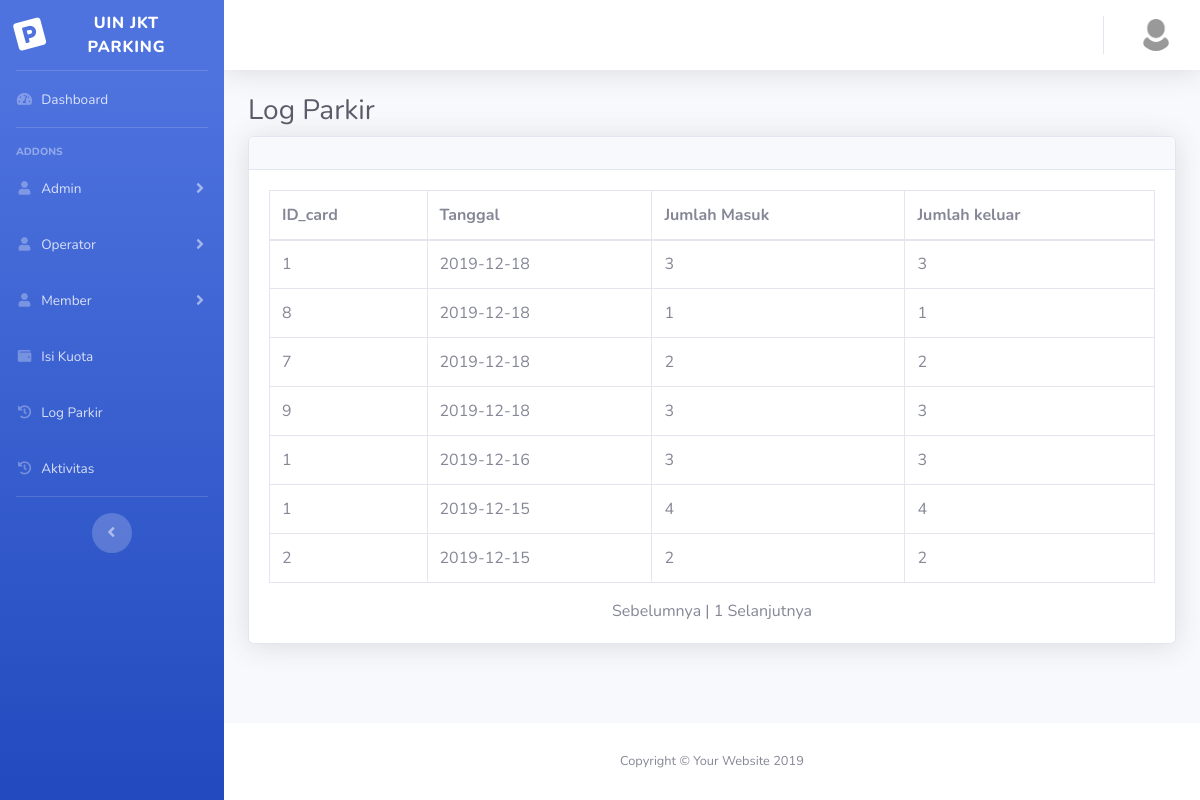
Screenshot of /park/log.php (signed in) with the database file from the repository.
### tables this page shows
CREATE TABLE `logmotor` (
  `ID_card` int(11) NOT NULL,
  `tanggal` date NOT NULL,
  `jumlahIn` int(11) NOT NULL,
  `jumlahOut` int(11) NOT NULL
);

### park/log.php (the view, shortened to what this page needs)
<!DOCTYPE html>
<html lang="en">
<head>
  <link href="vendor/fontawesome-free/css/all.min.css" rel="stylesheet" type="text/css">
  <link href="css/sb-admin-2.min.css" rel="stylesheet">
</head>
<body id="page-top">
  <div id="wrapper">
  <?php
	include "sidebar.php";
      include "topbar.php";
  ?>
<div class="container-fluid">
<h1 class="h3 mb-2 text-gray-800">Log Parkir</h1>
<div class="card shadow mb-4">
  <div class="card-header py-3">
  </div>
  <div class="card-body">
    <div class="table-responsive">
      <table class="table table-bordered" id="dataTable" width="100%" cellspacing="0">
        <thead>
          <tr>
            <th>ID_card</th>
            <th>Tanggal</th>
            <th>Jumlah Masuk</th>
            <th>Jumlah keluar</th>
          </tr>
        </thead>
        <tbody>
        <tr>
				<?php
					$batas = 10;
					$pg = isset( $_GET['pg'] ) ? $_GET['pg'] : "";
					if(empty($pg)) {
						$posisi = 0;
						$pg = 1;
					} else {
						$posisi = ( $pg - 1 ) * $batas;
					}
					$tampil = "select * from logmotor order by tanggal DESC LIMIT $posisi, $batas";
					$query = mysql_query ($tampil) or die ("Gagal".mysql_error());
					while ($row = mysql_fetch_array($query)){
						$a = $row['ID_card'];
                        $b = $row['tanggal'];
                        $c = $row['jumlahIn'];
                        $d = $row['jumlahOut'];
                    ?>
					<tr bgcolor = "white">
						<td><?php echo $a; ?></td>
						<td><?php echo $b; ?></td>
                        <td><?php echo $c; ?></td>
                        <td><?php echo $d; ?></td>
					</tr>
                <?php }
			$jml_data = mysql_num_rows(mysql_query("SELECT * FROM logmotor"));
			$JmlHalaman = ceil($jml_data/$batas);
			if ( $pg > 1 ) {
				$link = $pg-1;
				$prev = "<a href='?pg=$link'>Sebelumnya </a>";
			} else {
				$prev = "Sebelumnya ";
			}
			$nmr = '';
			for ( $i = 1; $i<= $JmlHalaman; $i++ ){
				if ( $i == $pg ) {
					$nmr .= $i . " ";
				} else {
					$nmr .= "<a href='?pg=$i'>$i</a> ";
				}
			}
			if ( $pg < $JmlHalaman ) {
				$link = $pg + 1;
				$next = " <a href='?pg=$link'>Selanjutnya</a>";
			} else {
				$next = " Selanjutnya";
			}
                ?>
        </tbody>
      </table>
    </div>
    <center><?php echo $prev." | ".$nmr . $next; ?></center>
  </div>
</div>
      </div>
    </div>
    <?php
    include "footer.php" ;
    ?>
  </div>
</body>
</html>

### rows the page displays
logmotor: ID_card "1", tanggal "2019-12-18", jumlahIn "3", jumlahOut "3"
logmotor: ID_card "8", tanggal "2019-12-18", jumlahIn "1", jumlahOut "1"
logmotor: ID_card "7", tanggal "2019-12-18", jumlahIn "2", jumlahOut "2"
logmotor: ID_card "9", tanggal "2019-12-18", jumlahIn "3", jumlahOut "3"
logmotor: ID_card "1", tanggal "2019-12-16", jumlahIn "3", jumlahOut "3"
logmotor: ID_card "1", tanggal "2019-12-15", jumlahIn "4", jumlahOut "4"
logmotor: ID_card "2", tanggal "2019-12-15", jumlahIn "2", jumlahOut "2"

### other values shown
$prev "Sebelumnya"
$next "Selanjutnya"
